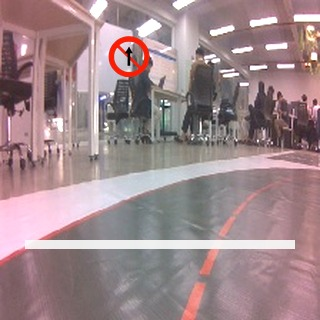
#> input picture smart_city/datasets/traffic/images/train/smart_city_00074.jpg, 320 x 320 px; its folder holds only this picture in this run
$ python label_traffic_gui.py
#> lines starting #> are read from the running program, lines starting #| are printed output that depends on the picture; after the words box and inside, x2 and y2 are one past the last pixel; in counts of white or black regions, pixels touching at a corner belong together
#!/usr/bin/env python3
"""Minimal OpenCV YOLO bbox labeler for the Smart City classes."""
from pathlib import Path
import argparse
import cv2
import csv


NAMES = ["bien_cam", "di_thang", "re_phai", "re_trai",
         "den_do", "den_xanh", "crosswalk", "stop_line"]
KEYS = {str(i): i for i in range(len(NAMES))}


class Labeler:
    def __init__(self, root: Path):
        self.root = root
        self.images = sorted((root / "images").glob("*/*.jpg"))
        self.images += sorted((root / "images").glob("*/*.jpeg"))
        self.index = 0
        self.active = 0
        self.boxes = []
        self.start = None
        self.window = "Smart City YOLO labeler"
        self.manifest_path = root / "review_manifest.csv"
        self.reviewed = self._load_review_status()
        cv2.namedWindow(self.window)
        cv2.setMouseCallback(self.window, self.mouse)

    def _load_review_status(self):
        if not self.manifest_path.exists():
            return {}
        with self.manifest_path.open(newline="", encoding="utf-8") as stream:
            return {row.get("image", ""): row.get("reviewed", "0") == "1"
                    for row in csv.DictReader(stream)}

    def _mark_reviewed(self):
        name = self.image.name
        self.reviewed[name] = True
        if not self.manifest_path.exists():
            return
        with self.manifest_path.open(newline="", encoding="utf-8") as stream:
            rows = list(csv.DictReader(stream))
        for row in rows:
            if row.get("image") == name:
                row["reviewed"] = "1"
        fields = list(rows[0].keys()) if rows else ["image", "reviewed"]
        with self.manifest_path.open("w", newline="", encoding="utf-8") as stream:
            writer = csv.DictWriter(stream, fieldnames=fields)
            writer.writeheader()
            writer.writerows(rows)

    @property
    def image(self):
        return self.images[self.index]

    @property
    def label_path(self):
        return self.root / "labels" / self.image.parent.name / (self.image.stem + ".txt")

    def load(self):
        self.boxes = []
        if self.label_path.exists():
            for line in self.label_path.read_text().splitlines():
                parts = line.split()
                if len(parts) == 5:
                    self.boxes.append(tuple([int(parts[0])] + [float(x) for x in parts[1:]]))

    def mouse(self, event, x, y, flags, param):
        if event == cv2.EVENT_LBUTTONDOWN:
            self.start = (x, y)
        elif event == cv2.EVENT_LBUTTONUP and self.start:
            x1, y1 = self.start
            x2, y2 = x, y
            if abs(x2 - x1) > 4 and abs(y2 - y1) > 4:
                h, w = self.frame.shape[:2]
                xa, xb = sorted((x1, x2)); ya, yb = sorted((y1, y2))
                self.boxes.append((self.active, (xa + xb) / 2 / w, (ya + yb) / 2 / h,
                                   (xb - xa) / w, (yb - ya) / h))
            self.start = None

    def save(self):
        self.label_path.parent.mkdir(parents=True, exist_ok=True)
        self.label_path.write_text("".join("%d %.6f %.6f %.6f %.6f\n" % b for b in self.boxes))
        self._mark_reviewed()

    def draw(self):
        self.frame = cv2.imread(str(self.image))
#> self.frame is the input picture: shape (320, 320, 3); mean B, G, R 139.6, 135.8, 158.5
        h, w = self.frame.shape[:2]
#> h = 320; w = 320
        out = self.frame.copy()
        for cls, cx, cy, bw, bh in self.boxes:
            x1, y1 = int((cx - bw / 2) * w), int((cy - bh / 2) * h)
            x2, y2 = int((cx + bw / 2) * w), int((cy + bh / 2) * h)
            cv2.rectangle(out, (x1, y1), (x2, y2), (0, 220, 255), 2)
            cv2.putText(out, NAMES[cls], (x1, max(14, y1 - 3)), cv2.FONT_HERSHEY_SIMPLEX, .45, (0, 220, 255), 1)
        status = "reviewed" if self.reviewed.get(self.image.name, False) else "UNREVIEWED"
        cv2.putText(out, "%d/%d class=%s boxes=%d %s | 0-7 select s save n next c clear q quit" %
                    (self.index + 1, len(self.images), NAMES[self.active], len(self.boxes), status),
                    (4, 16), cv2.FONT_HERSHEY_SIMPLEX, .42, (0, 255, 0), 1)
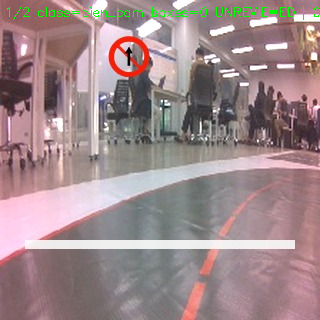
#> out: shape (320, 320, 3); 0.67% of pixels changed, all inside (x1, y1, x2, y2) = (7, 6, 320, 20)
        cv2.imshow(self.window, out)

    def run(self):
        if not self.images:
            raise SystemExit("No images under %s/images/{train,val}" % self.root)
        self.load()
        while True:
            self.draw()
            key = cv2.waitKey(30) & 0xff
#> (key q is pressed here)
            if key == ord("q") or key == 27:
                break
            if chr(key) in KEYS:
                self.active = KEYS[chr(key)]
            elif key == ord("s"):
                self.save()
            elif key == ord("c"):
                self.boxes = []
            elif key == ord("n") or key == 83:
                self.save()
                self.index = min(len(self.images) - 1, self.index + 1)
                self.load()
            elif key == ord("p") or key == 81:
                self.index = max(0, self.index - 1)
                self.load()
        cv2.destroyAllWindows()


if __name__ == "__main__":
    parser = argparse.ArgumentParser()
    parser.add_argument("--dataset", type=Path, default=Path("smart_city/datasets/traffic"))
    args = parser.parse_args()
    Labeler(args.dataset).run()

$ run again, on smart_city/datasets/traffic/images/val/smart_city_00558.jpg
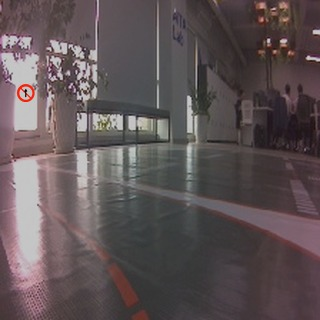
#> input picture smart_city/datasets/traffic/images/val/smart_city_00558.jpg, 320 x 320 px
#> in draw, self.frame is the input picture: shape (320, 320, 3); mean B, G, R 85.8, 83.9, 95
#> in draw, `cv2.putText(out, "%d/%d class=%s boxes=%d %s | 0-7 select s save n nex..`:
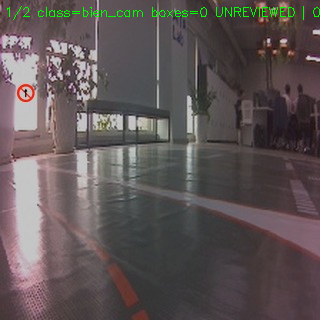
#> out: shape (320, 320, 3); 0.67% of pixels changed, all inside (x1, y1, x2, y2) = (7, 6, 320, 20)

$ run again, on smart_city/datasets/traffic/images/train/smart_city_00079.jpg
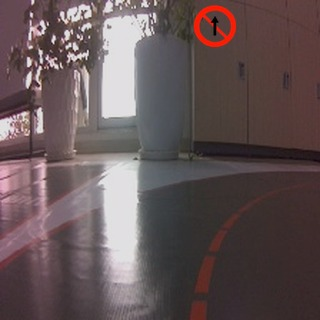
#> input picture smart_city/datasets/traffic/images/train/smart_city_00079.jpg, 320 x 320 px
#> in draw, self.frame is the input picture: shape (320, 320, 3); mean B, G, R 86.1, 84.8, 99.9
#> in draw, `cv2.putText(out, "%d/%d class=%s boxes=%d %s | 0-7 select s save n nex..`:
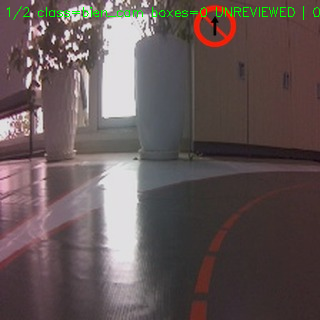
#> out: shape (320, 320, 3); 0.67% of pixels changed, all inside (x1, y1, x2, y2) = (7, 6, 320, 20)

$ run again, on smart_city/datasets/traffic/images/train/smart_city_00137.jpg
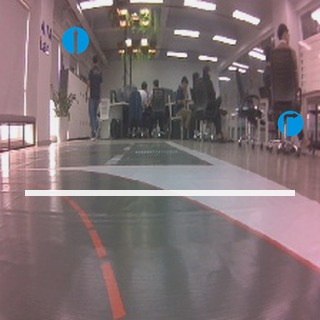
#> input picture smart_city/datasets/traffic/images/train/smart_city_00137.jpg, 320 x 320 px
#> in draw, self.frame is the input picture: shape (320, 320, 3); mean B, G, R 115.6, 112.6, 127.3
#> in draw, `cv2.putText(out, "%d/%d class=%s boxes=%d %s | 0-7 select s save n nex..`:
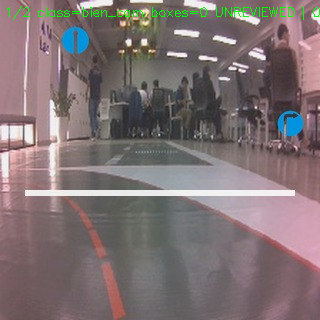
#> out: shape (320, 320, 3); 0.67% of pixels changed, all inside (x1, y1, x2, y2) = (7, 6, 320, 20)
